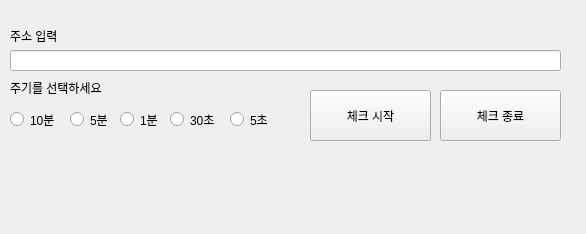
<?xml version="1.0" encoding="UTF-8"?>
<ui version="4.0">
 <class>MainWindow</class>
 <widget class="QMainWindow" name="MainWindow">
  <property name="geometry">
   <rect>
    <x>0</x>
    <y>0</y>
    <width>586</width>
    <height>234</height>
   </rect>
  </property>
  <property name="windowTitle">
   <string>웹툰 감지 프로그램</string>
  </property>
  <widget class="QWidget" name="centralwidget">
   <widget class="QLabel" name="label">
    <property name="geometry">
     <rect>
      <x>10</x>
      <y>20</y>
      <width>90</width>
      <height>31</height>
     </rect>
    </property>
    <property name="text">
     <string>주소 입력</string>
    </property>
   </widget>
   <widget class="QLineEdit" name="lineEdit">
    <property name="geometry">
     <rect>
      <x>10</x>
      <y>50</y>
      <width>551</width>
      <height>21</height>
     </rect>
    </property>
   </widget>
   <widget class="QLabel" name="label_2">
    <property name="geometry">
     <rect>
      <x>10</x>
      <y>80</y>
      <width>141</width>
      <height>16</height>
     </rect>
    </property>
    <property name="text">
     <string>주기를 선택하세요</string>
    </property>
   </widget>
   <widget class="QRadioButton" name="rb_10min">
    <property name="geometry">
     <rect>
      <x>10</x>
      <y>110</y>
      <width>61</width>
      <height>19</height>
     </rect>
    </property>
    <property name="text">
     <string>10분</string>
    </property>
   </widget>
   <widget class="QRadioButton" name="rb_5min">
    <property name="geometry">
     <rect>
      <x>70</x>
      <y>110</y>
      <width>51</width>
      <height>19</height>
     </rect>
    </property>
    <property name="text">
     <string>5분</string>
    </property>
   </widget>
   <widget class="QRadioButton" name="rb_1min">
    <property name="geometry">
     <rect>
      <x>120</x>
      <y>110</y>
      <width>51</width>
      <height>19</height>
     </rect>
    </property>
    <property name="text">
     <string>1분</string>
    </property>
   </widget>
   <widget class="QRadioButton" name="rb_30sec">
    <property name="geometry">
     <rect>
      <x>170</x>
      <y>110</y>
      <width>71</width>
      <height>19</height>
     </rect>
    </property>
    <property name="text">
     <string>30초</string>
    </property>
   </widget>
   <widget class="QRadioButton" name="rb_5sec">
    <property name="geometry">
     <rect>
      <x>230</x>
      <y>110</y>
      <width>51</width>
      <height>19</height>
     </rect>
    </property>
    <property name="text">
     <string>5초</string>
    </property>
   </widget>
   <widget class="QPushButton" name="btn_start">
    <property name="geometry">
     <rect>
      <x>310</x>
      <y>90</y>
      <width>121</width>
      <height>51</height>
     </rect>
    </property>
    <property name="text">
     <string>체크 시작</string>
    </property>
   </widget>
   <widget class="QPushButton" name="btn_stop">
    <property name="geometry">
     <rect>
      <x>440</x>
      <y>90</y>
      <width>121</width>
      <height>51</height>
     </rect>
    </property>
    <property name="text">
     <string>체크 종료</string>
    </property>
   </widget>
   <widget class="QLabel" name="label_3">
    <property name="geometry">
     <rect>
      <x>10</x>
      <y>150</y>
      <width>541</width>
      <height>51</height>
     </rect>
    </property>
    <property name="font">
     <font>
      <family>휴먼옛체</family>
      <pointsize>13</pointsize>
      <weight>50</weight>
      <bold>false</bold>
     </font>
    </property>
    <property name="text">
     <string/>
    </property>
    <property name="alignment">
     <set>Qt::AlignCenter</set>
    </property>
   </widget>
  </widget>
 </widget>
 <resources/>
 <connections>
  <connection>
   <sender>rb_10min</sender>
   <signal>clicked()</signal>
   <receiver>MainWindow</receiver>
   <slot>setCycle()</slot>
   <hints>
    <hint type="sourcelabel">
     <x>36</x>
     <y>119</y>
    </hint>
    <hint type="destinationlabel">
     <x>45</x>
     <y>129</y>
    </hint>
   </hints>
  </connection>
  <connection>
   <sender>rb_5min</sender>
   <signal>clicked()</signal>
   <receiver>MainWindow</receiver>
   <slot>setCycle()</slot>
   <hints>
    <hint type="sourcelabel">
     <x>101</x>
     <y>117</y>
    </hint>
    <hint type="destinationlabel">
     <x>104</x>
     <y>140</y>
    </hint>
   </hints>
  </connection>
  <connection>
   <sender>rb_1min</sender>
   <signal>clicked()</signal>
   <receiver>MainWindow</receiver>
   <slot>setCycle()</slot>
   <hints>
    <hint type="sourcelabel">
     <x>156</x>
     <y>120</y>
    </hint>
    <hint type="destinationlabel">
     <x>162</x>
     <y>149</y>
    </hint>
   </hints>
  </connection>
  <connection>
   <sender>rb_30sec</sender>
   <signal>clicked()</signal>
   <receiver>MainWindow</receiver>
   <slot>setCycle()</slot>
   <hints>
    <hint type="sourcelabel">
     <x>216</x>
     <y>118</y>
    </hint>
    <hint type="destinationlabel">
     <x>207</x>
     <y>90</y>
    </hint>
   </hints>
  </connection>
  <connection>
   <sender>rb_5sec</sender>
   <signal>clicked()</signal>
   <receiver>MainWindow</receiver>
   <slot>setCycle()</slot>
   <hints>
    <hint type="sourcelabel">
     <x>248</x>
     <y>126</y>
    </hint>
    <hint type="destinationlabel">
     <x>265</x>
     <y>136</y>
    </hint>
   </hints>
  </connection>
  <connection>
   <sender>btn_start</sender>
   <signal>clicked()</signal>
   <receiver>MainWindow</receiver>
   <slot>startChk()</slot>
   <hints>
    <hint type="sourcelabel">
     <x>403</x>
     <y>109</y>
    </hint>
    <hint type="destinationlabel">
     <x>374</x>
     <y>144</y>
    </hint>
   </hints>
  </connection>
  <connection>
   <sender>btn_stop</sender>
   <signal>clicked()</signal>
   <receiver>MainWindow</receiver>
   <slot>stopChk()</slot>
   <hints>
    <hint type="sourcelabel">
     <x>489</x>
     <y>108</y>
    </hint>
    <hint type="destinationlabel">
     <x>574</x>
     <y>77</y>
    </hint>
   </hints>
  </connection>
 </connections>
 <slots>
  <slot>setCycle()</slot>
  <slot>startChk()</slot>
  <slot>stopChk()</slot>
 </slots>
</ui>
